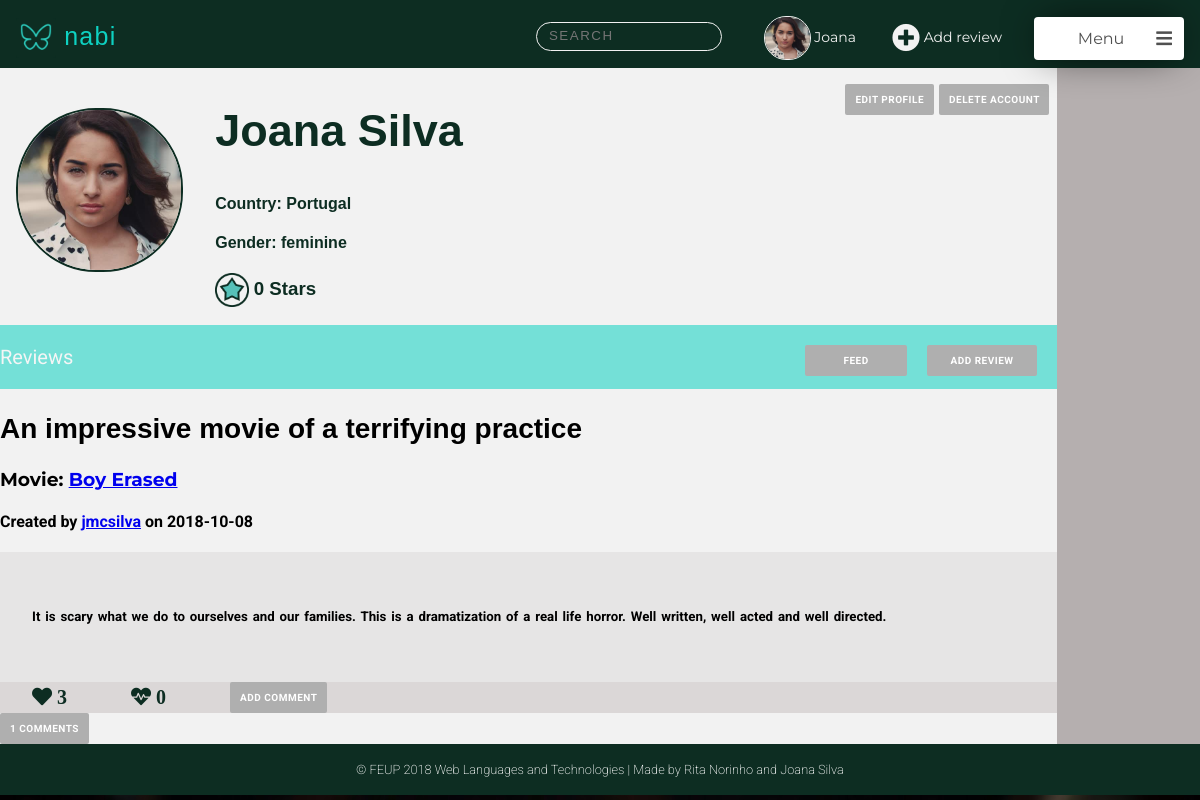
The app's page /pages/profile.php (signed in), older data.
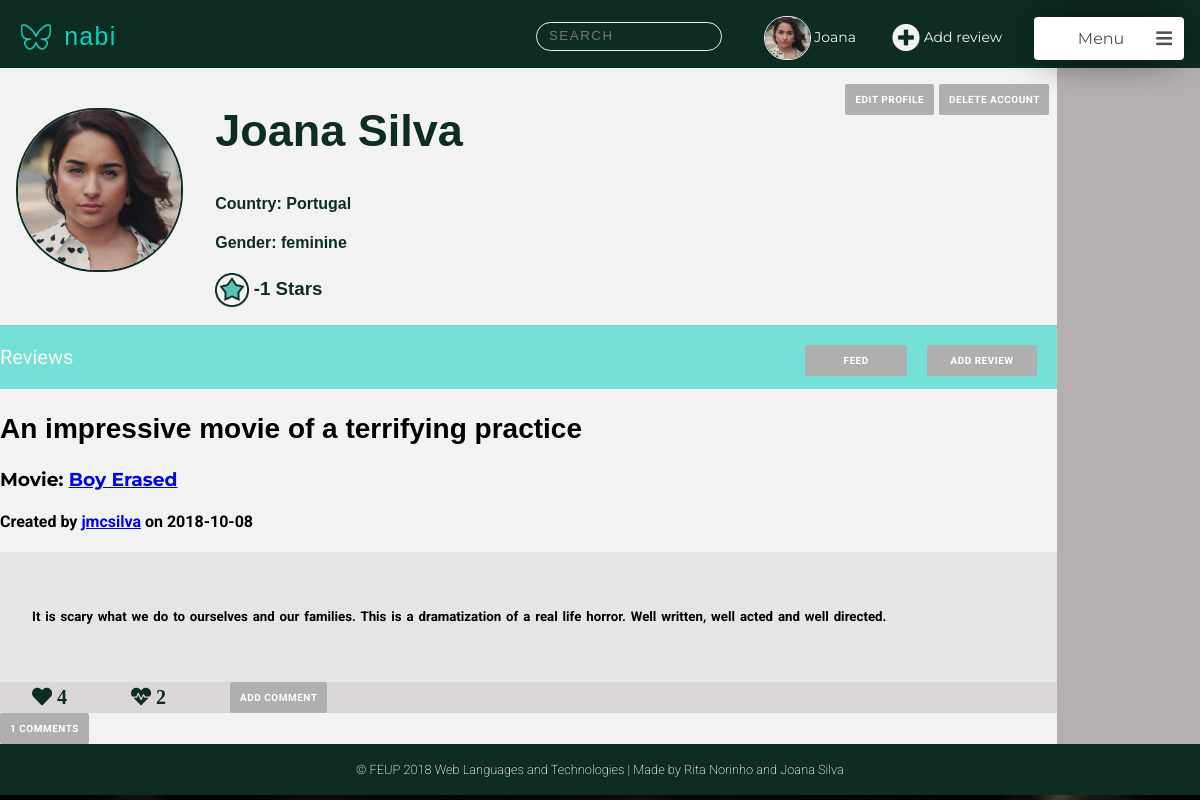
The same page, newer data.
### tables this page shows
CREATE TABLE User (
    ID        INTEGER PRIMARY KEY AUTOINCREMENT,
    FirstName STRING NOT NULL,
    LastName  STRING NOT NULL,
    Username  STRING UNIQUE NOT NULL,
    Gender    STRING NOT NULL,
    Birthday  DATE NOT NULL,
    Country   STRING NOT NULL,
    Email     STRING UNIQUE NOT NULL,
    Password  CHAR (256) NOT NULL,  
    Photo     STRING DEFAULT "default.jpg",
    Points    INTEGER
    
);

CREATE TABLE Review (
    ID          INTEGER PRIMARY KEY AUTOINCREMENT,
    Title       STRING  NOT NULL,
    UserID      INTEGER REFERENCES User(ID) ON DELETE CASCADE,
    MovieID     INTEGER REFERENCES Movie(ID) ON DELETE CASCADE,
    ReviewDate  DATE NOT NULL,
    Description STRING NOT NULL
    
);

### pages/profile.php (called while the page is built, shortened)
<?php
    include_once('../templates/common/tpl_header.php');
    include_once('../templates/common/tpl_nav_bar.php');
    include_once('../templates/tpl_profile.php');
    include_once('../templates/tpl_draw_reviews.php');
    include_once('../templates/common/tpl_footer.php');
    include_once('../database/db_user.php');
    if (isset($_GET['username'])){
        $username=$_GET['username'];
    }
    else {
        $username=$_SESSION['username'];
    }
    $user_info = getUserInfo($username);
    $user_reviews=getUserReviews($username);
    foreach ($user_reviews as $k => $review){
        $user_reviews[$k]['MovieName'] = getMovieName($review['MovieID']);
        $user_reviews[$k]['UserName'] = $user_info['Username'];
        $user_reviews[$k]['NumberComments'] = getNumberComments($review['ID'],$review['UserID']);
        $user_reviews[$k]['Heart'] = getLikesReview($review['ID']);
        $user_reviews[$k]['Dislike'] = getDisLikesReview($review['ID']);
        $user_reviews[$k]['Comments']=getCommentsReview($review['ID']);
        foreach($user_reviews[$k]['Comments'] as $j => $comment){
            $user_reviews[$k]['Comments'][$j]['Username']=getUsername($comment['UserID']);
            $user_reviews[$k]['Comments'][$j]['Likes']=getLikesComment($comment['ID']);
            $user_reviews[$k]['Comments'][$j]['Dislikes']=getDislikesComment($comment['ID']);
        }
    }
    $allMovies=getAllMovies();
    $allReviews=getAllReviews();
    $allMoviesAndReviews = array('movies'=> $allMovies,'reviews'=>$allReviews);
    draw_profile($user_info,$user_reviews,$allMoviesAndReviews);
?>

### database/db_user.php (called while the page is built, shortened)
<?php
  function getID($username) {
    $db = Database::instance()->db();
    try {
      $stmt = $db->prepare('SELECT ID FROM User WHERE username = ?');
      $stmt->execute(array($username));
      if($row = $stmt->fetch()){
        return $row['ID'];
      }
    }catch(PDOException $e) {
      return -1;
    }
  }
  function getUserInfo($username) {
      $db = Database::instance()->db();
      $stmt = $db->prepare('SELECT * FROM User WHERE username = ?');
      $stmt->execute(array($username));
      return  $stmt->fetch();
  }
  function getUserFirstName($username) {
    $db = Database::instance()->db();
    try {
    $stmt = $db->prepare('SELECT FirstName FROM User WHERE username = ?');
    $stmt->execute(array($username));
    if($row = $stmt->fetch()){
      return $row['FirstName'];
    }
    }catch(PDOException $e) {
      return -1;
    }
  }
  function getUserReviews($username){
    $id=getID($username);
    $db = Database::instance()->db();
    $allReviews= $db->prepare('SELECT * FROM Review WHERE UserID = ?');
    $allReviews->execute(array($id));
    $reviews= $allReviews->fetchAll();
    return $reviews;
  }
?>

### templates/common/tpl_nav_bar.php (the view, shortened to what this page needs)
<?php function draw_nav($userinfo,$allMoviesAndReviews){ ?>
<ul class="feed_nav">
<li>
<div class="nav_logo">
 <a href="main_page.php"><p>  <img src="../assets/mininabi.png" alt="Nabi logo (butterfly)" width="40" height="40"> nabi </p> </a>
</div>
</li>
<li>
<div class="search_container">
   <input class="search_input" type="text" onkeyup="searchFunction()" placeholder="Search">
</div>
</li>
<li>  <a class="profile_nav_btn" href="profile.php">
<?php if(!(file_exists("../assets/profilePhotos/".getID($_SESSION['username']).".jpg"))){ ?>
   <img src="../assets/profilePhotos/default.jpg" width="100" height="100" alt="profile avatar">
<?php } else{ ?>
   <img src="../assets/profilePhotos/<?=getID($_SESSION['username'])?>.jpg" width="100" height="100" alt="profile avatar">
<?php } ?>
<?php echo htmlentities(getUserFirstName($_SESSION['username'])) ?>
</a> </li>
<li> <a class="add_review_btn" onclick="openBox('Add Review')"> <span class="fas fa-plus-circle"></span> Add review </a> </li>
<li>
<div class="menu">
   <div class="title" onclick="show_dropdown_menu()"> Menu <span class="fa fa-bars"></span> <div class="arrow"> </div> </div>
</div>
</li>
</ul>
<?php } ?>

### templates/common/tpl_header.php (shortened to what this page needs)
<!DOCTYPE html>
<html>
<head>
    <link rel="stylesheet" href="../css/style.css">
    <link rel="stylesheet" href="https://use.fontawesome.com/releases/v5.3.1/css/all.css">
</head>

### templates/tpl_profile.php (shortened to what this page needs)
<body>
<?php function draw_profile($userinfo, $reviews,$allMoviesAndReviews) { ?>
<div class="profile_container">
    <div class="profile_header">
        <header>
            <?php draw_nav($userinfo,$allMoviesAndReviews); ?>
       </header>
    </div>
    <div class="side_nav">
    </div>
      <div class="profile_photo">
          <?php if(!(file_exists("../assets/profilePhotos/".$userinfo['ID'].".jpg"))){ ?>
            <img src="../assets/profilePhotos/default.jpg" width="100" height="100" alt="profile avatar">
          <?php } else{ ?>
            <img src="../assets/profilePhotos/<?=$userinfo['ID']?>.jpg" width="100" height="100" alt="profile avatar">
           <?php } ?>
     </div>
    <div class="profile_info" >
        <div class="edit_profile">
           <p>
         <?php if ($userinfo['Username'] == $_SESSION['username']){?>
           <div class="delete">
                <input onclick="openBox('Delete Account')" type="submit" value="Delete Account"/>
            </div>
             <a href="edit_profile.php" class="edit"> edit profile </a>
            </p>
            <?php }?>
       </div>
        <div class="profile_name">
            <h2>
                  <?=$userinfo['FirstName']?> <?=$userinfo['LastName']?>
            </h2>
        </div>
        <div class="profile_country">
            <h4> Country: <?=$userinfo['Country']?> </h4>
        </div>
        <div class="profile_gender">
            <h4> Gender: <?=$userinfo['Gender']?> </h4>
        </div>
        <div class="profile_points">
        <h3><img src="../assets/star.png" alt ="star icon" >
            <?=$userinfo['Points']?> Stars </h3>
        </div>
    </div>
    <div class="Reviews">
        <p>Reviews
        <input  onclick="openBox('Add Review')" type="submit" value ="Add Review">
        <a href="main_page.php"> Feed </a>
        </p>
    </div>
     <div class="profile_reviews">
        <?php draw_reviews($reviews); ?>
    </div>
    <div class="profile_footer">
         <?php draw_footer(); ?>
    </div>
    </div>
<?php } ?>
    </body>
    </html>

### templates/tpl_draw_reviews.php (shortened to what this page needs)
<body>
    <?php function draw_reviews($reviews){?>
    <?php foreach($reviews as $review){?>
        <article data-id="<?=$review['ID']?>" user-id="<?=$review['UserID']?>">
        <div class="review_info">
             <h2><?=$review['Title']?> </h2>
            <h3> Movie: <a href="movie.php?movie_id=<?php echo htmlentities($review['MovieID'])?>"><?=$review['MovieName']?></a> </h3>
            <h4> Created by
            <a href="profile.php?username=<?php echo htmlentities($review['UserName'])?>"><?=$review['UserName']?></a>
            on <?=$review['ReviewDate']?></h4>
        </div>
        <div class="review_content">
            <h5><?=$review['Description']?></h5>
        </div>
        <div class="review_options">
            <ul class="review_nav">
              <li>
                <div class="likes">
                    <span id="review_likes" class="fas fa-heart" >
                    <?=$review['Heart']?></span>
                </div>
              </li>
              <li>
                <div class="dislikes">
                    <span id="review_dislikes" class="fas fa-heartbeat">
                    <?=$review['Dislike']?></span>
                </div>
              </li>
              <li>
              <input type="button"  name="addComment" value="Add Comment">
              </li>
             </ul>
        </div>
         <div class="comments">
         <input type="button" value="<?=$review['NumberComments']?> Comments">
            <br>
        </div>
        </article>
        <?php }?>
    <?php }?>

### templates/common/tpl_footer.php
<?php function draw_footer(){?>
<footer>
    <p> &#169; FEUP 2018 Web Languages and Technologies | Made by Rita Norinho and Joana Silva  </p>
</footer>
<?php } ?>

Row changes from the older to the newer data that the page shows:
changed user "Joana": Points "0" → "-1"
computed for review "An impressive movie of a terrifying practice": Heart "3" → "4"; Dislike "0" → "2"
